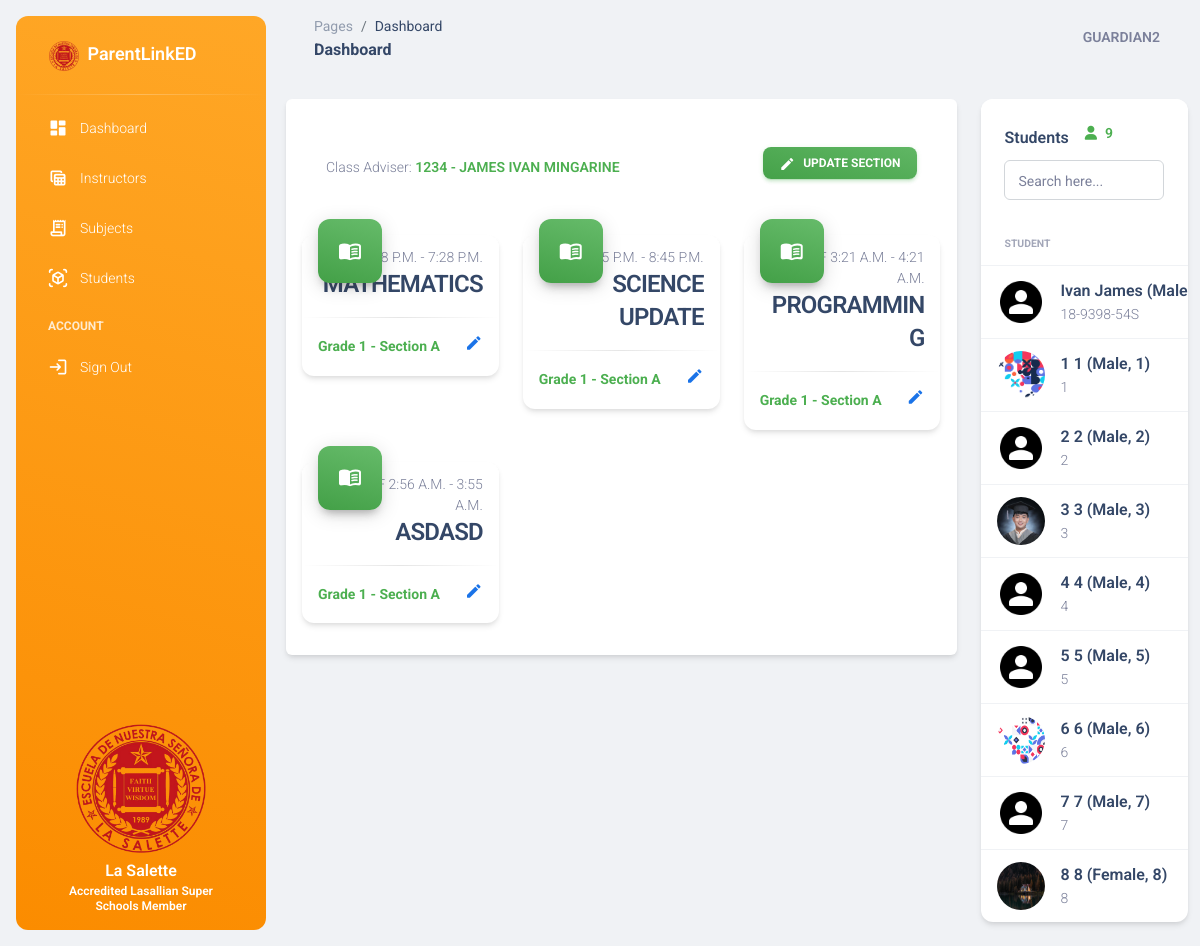
Page /section/grade-1-section-a/ (signed in) on the committed database.
### base/models.py (models this page shows, shortened)
class YearLevelSection(models.Model):
    year_levels = [
        ('Grade 1', 'Grade 1'),
        ('Grade 2', 'Grade 2'),
        ('Grade 3', 'Grade 3'),
        ('Grade 4', 'Grade 4'),
        ('Grade 5', 'Grade 5'),
        ('Grade 6', 'Grade 6'),
    ]
    year_level = models.CharField(max_length=10, choices=year_levels)
    section = models.CharField(max_length=10)
    subjects = models.ManyToManyField(Subject, null=True, blank=True, related_name='year_level_sections')
    instructor = models.ForeignKey(Instructor, on_delete=models.CASCADE, related_name='year_level_sections', null = True, blank = True)
    slug = models.SlugField(max_length=255, unique=True, null=True, blank=True)

class Instructor(models.Model):
    user = models.OneToOneField(User, on_delete=models.CASCADE)
    employee_id = models.CharField(max_length=100, null = True, blank = True)
    contact_number = models.CharField(max_length=11, null = True, blank = True)
    address = models.CharField(max_length=255, null = True, blank = True)
    avatar = models.ImageField(upload_to='avatars/', default = '/default_avatar.png', null = True, blank = True)
    date_created = models.DateTimeField(auto_now_add=True, null = True, blank = True)
    def __str__(self):
        return f"{self.employee_id} - {self.user.first_name} {self.user.last_name}"

class Subject(models.Model):
    name = models.CharField(max_length=100)
    subject_code = models.CharField(max_length=100, null=True, blank=True)
    description = models.TextField(blank=True, null=True)
    day = models.CharField(max_length=100)
    start_time = models.TimeField()
    end_time = models.TimeField()
    slug = models.SlugField(max_length=255, unique=True, null=True, blank=True)

class Student(models.Model):
    firstname = models.CharField(max_length=100)
    lastname = models.CharField(max_length=100)
    student_id = models.CharField(max_length=100, null = True, blank = True)
    avatar = models.ImageField(upload_to='avatars/', default = '/default_avatar.png', null = True, blank = True)
    gender = models.CharField(max_length=10, null = True, blank = True)
    age = models.IntegerField(null = True, blank = True)
    year_level_section = models.ForeignKey(YearLevelSection, on_delete=models.CASCADE, null=True, blank=True)
    date_created = models.DateTimeField(auto_now_add=True, null = True, blank = True)

### base/views.py (the view)
# urls.py: path('section/<slug:section_slug>/', views.section_detail, name='section_detail'),
@login_required
def section_detail(request, section_slug):
    year_level_section = get_object_or_404(YearLevelSection, slug=section_slug)
    subjects = year_level_section.subjects.all()
    students = year_level_section.student_set.all()
    grouped_sections = get_grouped_sections()
    context = {
        'year_level_section': year_level_section,
        'subjects': subjects,
        'students': students,
        'grouped_sections': grouped_sections
    }
    return render(request, 'base/admin/sections.html', context)

### base/views.py (called while the page is built)
def get_grouped_sections():
    year_level_sections = YearLevelSection.objects.annotate(student_count=Count('student')).order_by('id', 'section')
    grouped_sections = {}
    for section in year_level_sections:
        year_level = section.year_level
        if year_level not in grouped_sections:
            grouped_sections[year_level] = []
        grouped_sections[year_level].append(section)
    return grouped_sections

### base/templates/base/admin/sections.html (shortened to what this page needs)
{% extends 'base.html' %}
{% block content %}
<div class="row">
  <div class="col-lg-9 col-md-7 mb-md-0 mb-4">
    <div class="card rounded p-3">
      <div class="card-header d-flex flex-column flex-md-row justify-content-between align-items-start align-items-md-center">
        <p class="text-sm mb-0">
          Class Adviser:
          {% if year_level_section.instructor %}
          <span class="font-weight-bold text-success text-uppercase"><a href="{% url 'instructor_detail' year_level_section.instructor.employee_id %}" class="text-success">{{ year_level_section.instructor }}</a></span>
          {% else %}
          <span class="font-weight-bold text-danger text-uppercase">No instructor assigned</span>
          {% endif %}
        </p>
        <div class="d-flex justify-content-between align-items-center">
          <div class="dropdown">
            <a type="button" href="javascript:;" class="btn btn-sm mt-2 text-white bg-gradient-success cursor-pointer w-100 w-md-auto" id="dropdownTable2" data-bs-toggle="dropdown" aria-expanded="false">
              <i class="material-icons text-md me-2">edit</i>Update Section
            </a>
          </div>
        </div>
      </div>
      <div class="row">
        {% if subjects %}
        {% for subj in subjects %}
        <div class="col-xl-4 col-sm-6 mb-xl-0 mt-3 mb-4">
          <div class="card mb-3">
            <div class="card-header p-3 pt-2">
              <div class="icon icon-lg icon-shape bg-gradient-success shadow-dark text-center border-radius-xl mt-n4 position-absolute">
                <i class="material-icons opacity-10">menu_book</i>
              </div>
              <div class="text-end pt-1">
                <p class="text-sm mb-0 text-capitalize">{{ subj.day}} {{ subj.start_time}} - {{ subj.end_time}}</p>
                <h4 class="mb-0 text-uppercase">{{subj.name}}</h4>
              </div>
            </div>
            <hr class="dark horizontal my-0">
            <div class="card-footer p-3 d-flex justify-content-between align-items-center">
              <p class="mb-0 text-sm text-capitalize"><span class="text-success text-sm font-weight-bolder">{{ year_level_section.year_level }} - {{ year_level_section.section }}</span></p>
              <a type="button" class="text-info" data-bs-toggle="modal" data-bs-target="#edit_subject"
                data-subject-id="{{ subj.id }}"
                data-subject-name="{{ subj.name }}"
                data-day="{{ subj.day }}"
                data-start-time="{{ subj.start_time|date:'H:i' }}"
                data-end-time="{{ subj.end_time|date:'H:i' }}"
                data-description="{{ subj.description }}">
                <i class="material-icons text-lg">edit</i>
              </a>
            </div>
          </div>
        </div>
        {% endfor %}
        {% else %}
        <p class="text-center">No subjects associated with this section</p>
        {% endif %}
      </div>
    </div>
  </div>
  <div class="col-lg-3 col-md-5 d-none d-md-block" id="students-sidebar">
    <div class="card">
      <div class="card-header d-flex flex-column flex-row justify-content-between">
        <div class="d-flex align-items-center mb-3 mb-md-0">
          <h6 class="me-1">Students </h6>
          <p class="text-sm">
            <a href="" class="" type="button">
              <span class="font-weight-bold text-success ms-1">
                <i class="fa fa-user mx-2"></i>{{ students.count }}
              </span>
            </a>
          </p>
        </div>
        <div class="w-100">
          <div class="input-group input-group-outline">
            <label class="form-label">Search here...</label>
            <input type="text" class="form-control" id="student-search" autocomplete="off">
          </div>
        </div>
      </div>
      <div class="table-responsive" id="students-table">
        <table class="table align-items-center mb-0 mt-0">
          <thead>
            <tr>
              <th class="text-uppercase text-secondary text-xxs font-weight-bolder opacity-7">Student</th>
            </tr>
          </thead>
          <tbody id="student-table-body">
            {% for stud in students %}
            <tr>
              <td>
                <div class="d-flex px-2 py-1">
                  <div>
                    <img src="{{ stud.avatar.url }}" class="avatar avatar-md me-3">
                  </div>
                  <div class="d-flex flex-column justify-content-center">
                    <h6 class="mb-0 text-md"><a href="{% url 'student_profile' stud.student_id %}">{{ stud.firstname }} {{ stud.lastname}} ({{ stud.gender }}, {{ stud.age }}) </a></h6>
                    <p class="text-sm text-secondary mb-0">{{ stud.student_id }}</p>
                  </div>
                </div>
              </td>
            </tr>
            {% endfor %}
          </tbody>
        </table>
      </div>
    </div>
  </div>
</div>
{% endblock %}

### templates/includes/nav.html (shortened to what this page needs)
<nav class="navbar navbar-main navbar-expand-lg px-0 mx-4 shadow-none border-radius-xl" id="navbarBlur" data-scroll="true">
    <div class="container-fluid py-1 px-3">
      <nav aria-label="breadcrumb">
        <ol class="breadcrumb bg-transparent mb-0 pb-0 pt-1 px-0 me-sm-6 me-5">
          <li class="breadcrumb-item text-sm"><a class="opacity-5 text-dark" href="javascript:;">Pages</a></li>
          <li class="breadcrumb-item text-sm text-dark active" aria-current="page">Dashboard</li>
        </ol>
        <h6 class="font-weight-bolder mb-0">Dashboard</h6>
      </nav>
      <div class="collapse navbar-collapse mt-sm-0 mt-2 me-md-0 me-sm-4" id="navbar">
        <ul class="navbar-nav  justify-content-end">
          <li class="nav-item d-flex align-items-center">
            <a href="" class="nav-link text-body font-weight-bold px-0">
              <span class="d-sm-inline d-none text-uppercase">{{ request.user}}</span>
            </a>
          </li>
        </ul>
      </div>
    </div>
  </nav>

### static/assets/css/nucleo-svg.css (style rules this page uses)
.icon { display: inline-block; color: #111111; height: 1em; width: 1em; }
.icon-lg { height: 1.6em; width: 1.6em; }
.icon { fill: currentColor; stroke: none; }

### rows in the picture
YearLevelSection: instructor "1234 - JAMES IVAN MINGARINE", year_level "Grade 1", section "Section A", count "9"
Subject: day "M-W-F", start_time "6:28 P.m.", end_time "7:28 P.m.", name "MATHEMATICS"
Subject: day "M-W-F", start_time "7:45 P.m.", end_time "8:45 P.m.", name "SCIENCE UPDATE"
Subject: day "M-W-F", start_time "3:21 A.m.", end_time "4:21 A.m.", name "PROGRAMMING"
Subject: day "M-W-F", start_time "2:56 A.m.", end_time "3:55 A.m.", name "ASDASD"
Student: avatar (placeholder picture), firstname "Ivan", lastname "James", gender "Male", student_id "18-9398-54S"
Student: avatar (picture), firstname "1", lastname "1", gender "Male", age "1", student_id "1"
Student: avatar (placeholder picture), firstname "2", lastname "2", gender "Male", age "2", student_id "2"
Student: avatar (picture), firstname "3", lastname "3", gender "Male", age "3", student_id "3"
Student: avatar (placeholder picture), firstname "4", lastname "4", gender "Male", age "4", student_id "4"
Student: avatar (placeholder picture), firstname "5", lastname "5", gender "Male", age "5", student_id "5"
Student: avatar (picture), firstname "6", lastname "6", gender "Male", age "6", student_id "6"
Student: avatar (placeholder picture), firstname "7", lastname "7", gender "Male", age "7", student_id "7"
Student: avatar (picture), firstname "8", lastname "8", gender "Female", age "8", student_id "8"

### other values in the picture
{{ request.user }} "GUARDIAN2"
